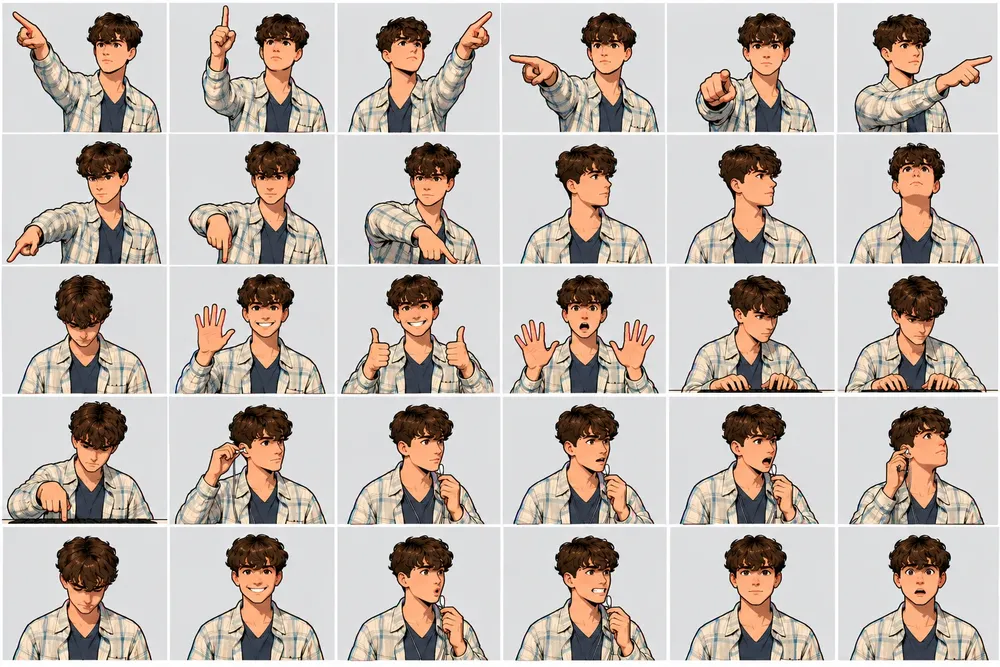
#> input picture scripts/me/sheets/A.webp, 1000 x 667 px, shrunk from 1536 x 1024 before the run
$ python -i style.py   (imports and definitions only)
#> lines starting #> are read from the running program, lines starting #| are printed output that depends on the picture; after the words box and inside, x2 and y2 are one past the last pixel; in counts of white or black regions, pixels touching at a corner belong together
#> further down, picture is the input picture: PIL image 1000x667 RGB; mean R, G, B 194.1, 183.9, 176.7
"""The comic look for the cut-out frames of me (intro start screen).

stylize(rgba) takes a frame with its background already removed and gives it
the Spider-Verse treatment: a thick white sticker outline with a thin ink
edge, halftone dots in the shadows, a slightly misregistered colour print
behind the outline, punchier colour and a little grain. Same settings for
every frame, so the cuts between poses read as one character.
"""
import numpy as np
from PIL import Image, ImageFilter, ImageEnhance

INK = (20, 18, 30)
CYAN = (0, 190, 230)
MAGENTA = (240, 40, 140)


def _grow(alpha, px):
    """alpha grown outward by px (a max filter, done in steps for speed)."""
    a = alpha
    while px > 0:
        k = min(px, 7)
        a = a.filter(ImageFilter.MaxFilter(k * 2 + 1 if k * 2 + 1 <= 15 else 15))
        px -= k
    return a


def stylize(img, outline=14, ink=3, dot=6, offset=4, seed=7, crop=True):
#> called with outline = 14, ink = 3, dot = 6, offset = 4, seed = 7, crop = True
    img = img.convert('RGBA')
    w, h = img.size
#> w = 1000; h = 667
    pad = outline + ink + offset + 4
    canvas = Image.new('RGBA', (w + pad * 2, h + pad * 2), (0, 0, 0, 0))
#> canvas: PIL image 1050x717 RGBA; every value is 0
    canvas.paste(img, (pad, pad), img)
    rgb = canvas.convert('RGB')
    alpha = canvas.getchannel('A').point(lambda v: 255 if v > 110 else 0).filter(ImageFilter.GaussianBlur(0.8))
    alpha = alpha.point(lambda v: 255 if v > 127 else 0)
#> alpha: PIL image 1050x717 L; 88.6% white; 1 black region, box (x1, y1, x2, y2) and area: (0, 0, 1050, 717) 85850

    # punchier, slightly flattened colour
    rgb = ImageEnhance.Color(rgb).enhance(1.25)
    rgb = ImageEnhance.Contrast(rgb).enhance(1.12)
    arr = np.asarray(rgb).astype(np.float32)
    arr = np.round(arr / 18) * 18                                     # a light posterise

    # halftone in the shadows: a 45 degree dot screen, dots grow as it darkens
    lum = (0.299 * arr[..., 0] + 0.587 * arr[..., 1] + 0.114 * arr[..., 2]) / 255
    yy, xx = np.mgrid[0:arr.shape[0], 0:arr.shape[1]].astype(np.float32)
    u = (xx + yy) / (dot * 1.414)
    v = (xx - yy) / (dot * 1.414)
    du = (u - np.round(u)) * dot
    dv = (v - np.round(v)) * dot
    dist = np.sqrt(du * du + dv * dv)
    shade = np.clip((0.52 - lum) / 0.52, 0, 1)
    radius = np.sqrt(shade) * dot * 0.62
    dots = (dist < radius).astype(np.float32) * 0.42
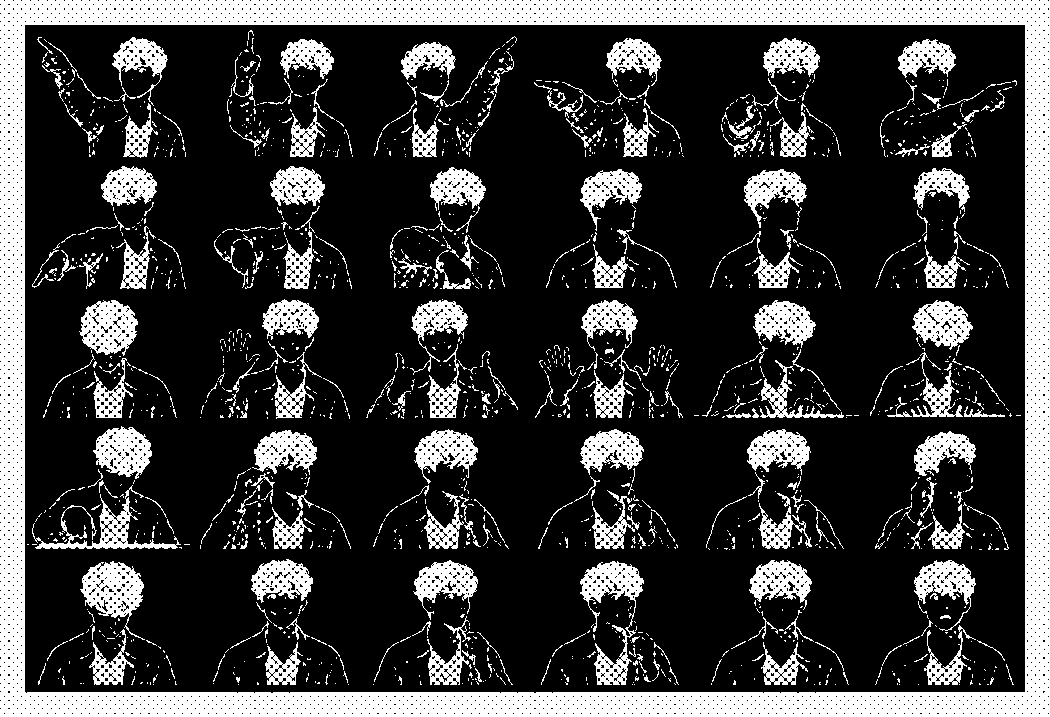
#> dots: shape (717, 1050) float32; values 0 (black) and 0.42 (white), 22.8% white; 1804 white regions (1501 under 20 px), largest, box (x1, y1, x2, y2) and area: (0, 0, 1050, 717) 83087, (580, 561, 644, 685) 2641, (80, 561, 145, 640) 2340
    for c in range(3):
        arr[..., c] = arr[..., c] * (1 - dots) + INK[c] * dots

    # grain
    rng = np.random.default_rng(seed)
    arr += rng.normal(0, 6, arr.shape[:2])[..., None]
    figure = Image.fromarray(np.clip(arr, 0, 255).astype(np.uint8)).convert('RGBA')
    figure.putalpha(alpha)

    # the sticker: white outline, ink edge, and a misregistered print behind
    white = _grow(alpha, outline)
#> after the loop in _grow, `while px > 0:`: px = 0
    edge = _grow(white, ink)
#> the loop in _grow (call 2), `while px > 0:` made 1 pass
#> pass 1, in _grow (call 2), `a = a.filter(ImageFilter.MaxFilter(k * 2 + 1 if k * 2 + 1 <= 15 else 1..`:
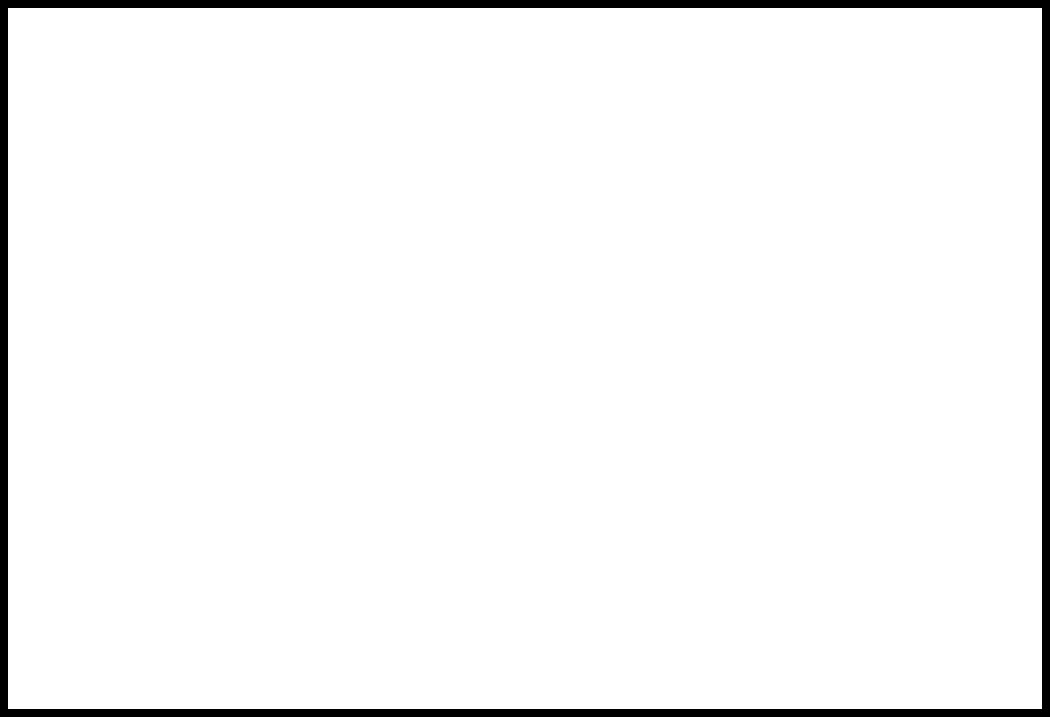
#> a: PIL image 1050x717 L; 96.3% white; 1 black region, box (x1, y1, x2, y2) and area: (0, 0, 1050, 717) 28016
    out = Image.new('RGBA', canvas.size, (0, 0, 0, 0))
    for colour, dx, dy in ((CYAN, -offset, 0), (MAGENTA, offset, offset // 2)):
        ghost = Image.new('RGBA', canvas.size, colour + (0,))
        ghost.putalpha(edge.point(lambda v: v * 0.55))
        out.alpha_composite(ghost, (dx if dx > 0 else 0, dy), (-dx if dx < 0 else 0, 0))
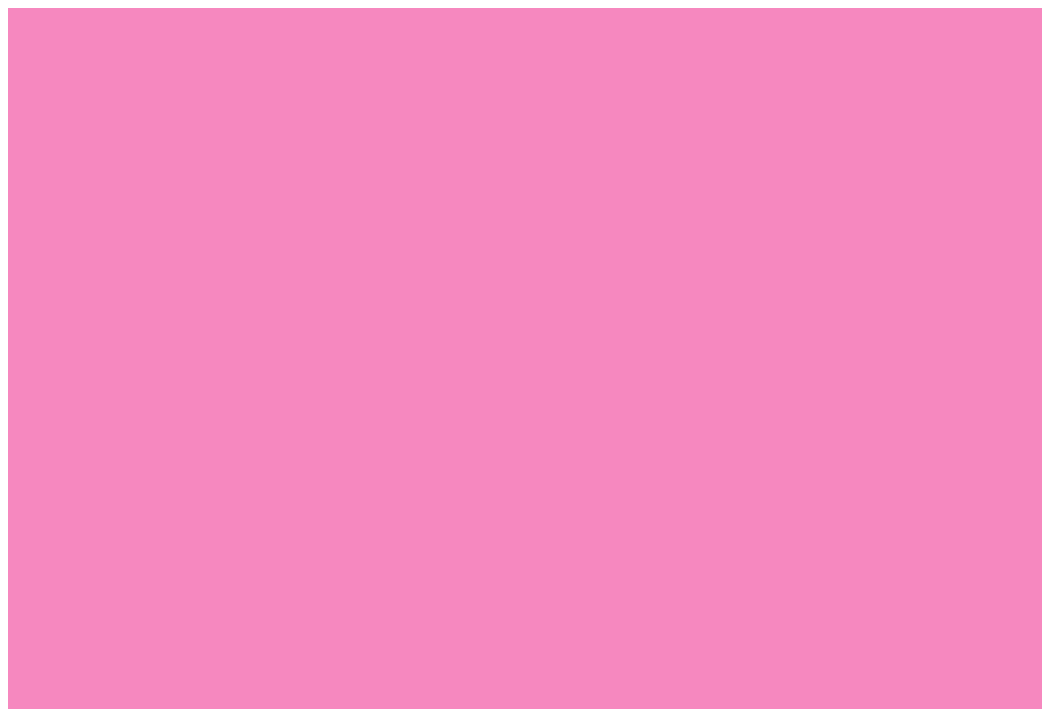
#> ghost: PIL image 1050x717 RGBA; mean R, G, B, A 240, 40, 140, 134.8; transparent parts drawn white
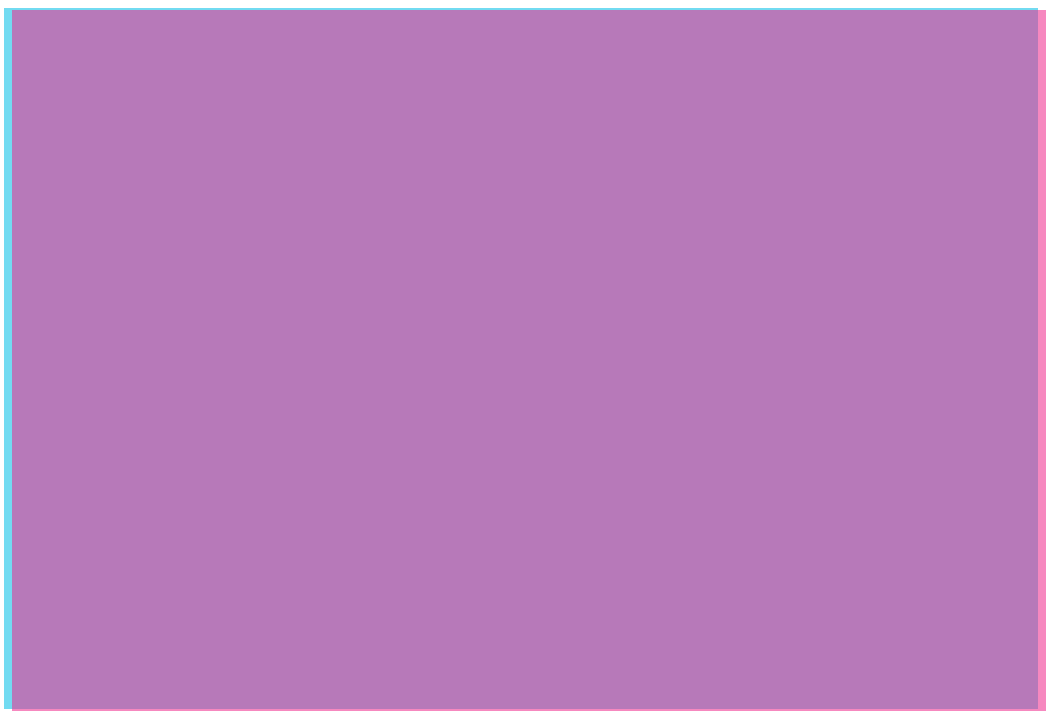
#> out: PIL image 1050x717 RGBA; mean R, G, B, A 159.6, 85.2, 163.8, 196.2; transparent parts drawn white
    ink_layer = Image.new('RGBA', canvas.size, INK + (255,))
    ink_layer.putalpha(edge)
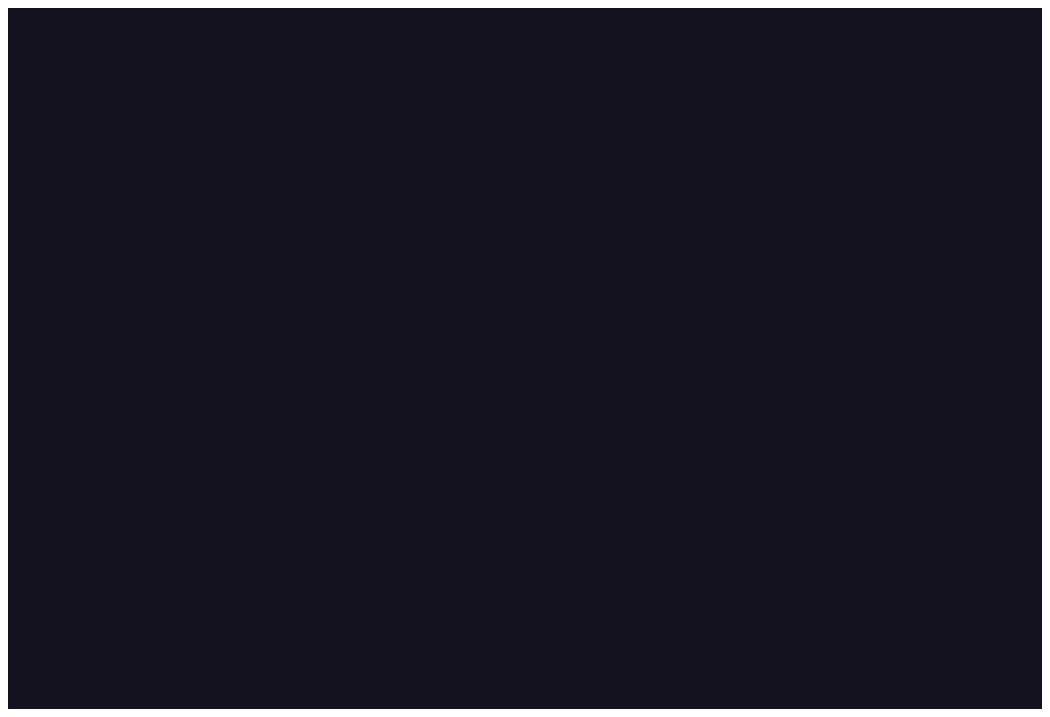
#> ink_layer: PIL image 1050x717 RGBA; mean R, G, B, A 20, 18, 30, 245.5; transparent parts drawn white
    out.alpha_composite(ink_layer)
    paper = Image.new('RGBA', canvas.size, (255, 255, 255, 255))
#> paper: PIL image 1050x717 RGBA; every value is 255
    paper.putalpha(white)
    out.alpha_composite(paper)
    out.alpha_composite(figure)
    return out.crop(out.getbbox()) if crop else out
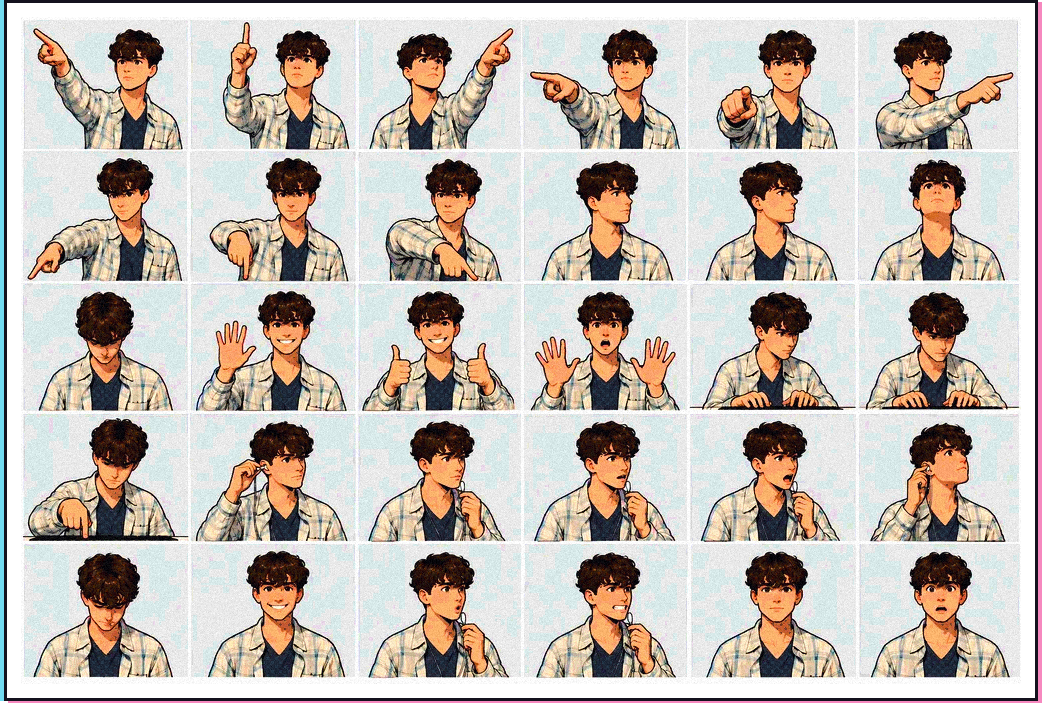
#> returned value: PIL image 1042x703 RGBA; mean R, G, B, A 196.1, 187.4, 180.2, 253.8; transparent parts drawn white

>>> from PIL import Image
>>> picture = Image.open('sheets/A.webp')
>>> result = stylize(picture)

$ run again, on scripts/me/sheets/D.png
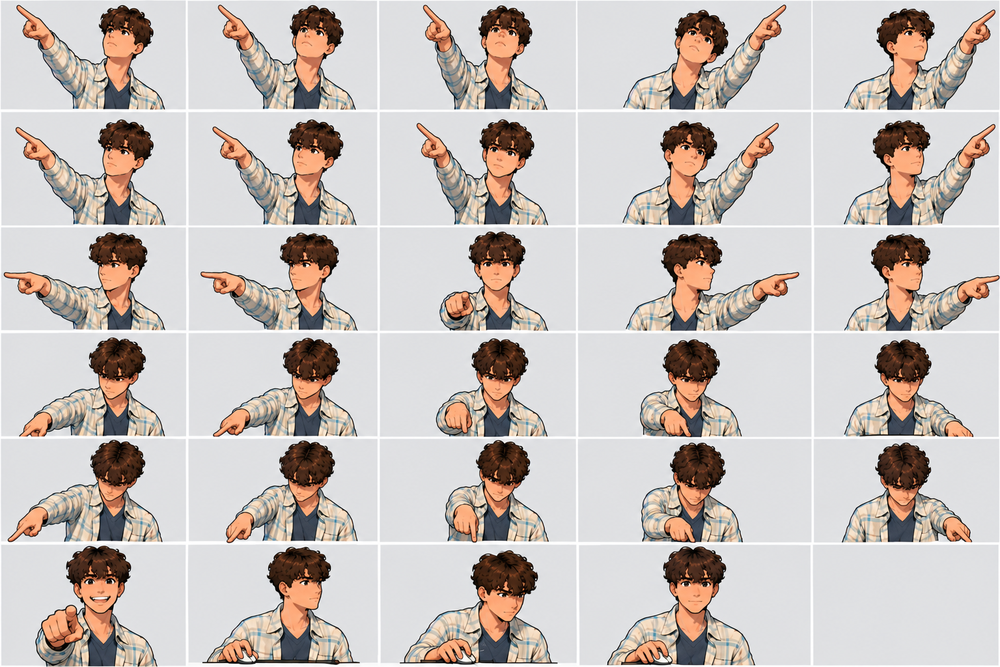
#> input picture scripts/me/sheets/D.png, 1000 x 667 px, shrunk from 1536 x 1024 before the run
#> picture is the input picture: PIL image 1000x667 RGB; mean R, G, B 200.1, 191.9, 187.8
#> in stylize, `dots = (dist < radius).astype(np.float32) * 0.42`:
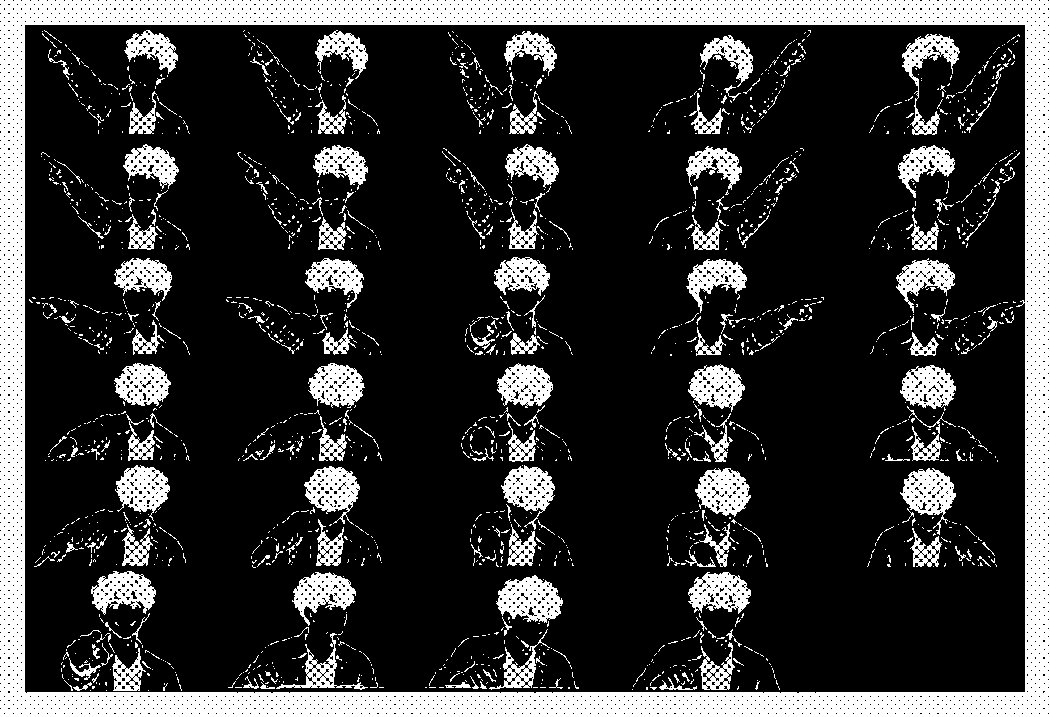
#> dots: shape (717, 1050) float32; values 0 (black) and 0.42 (white), 20.4% white; 1953 white regions (1742 under 20 px), largest, box (x1, y1, x2, y2) and area: (0, 0, 1050, 717) 83104, (496, 575, 563, 623) 1962, (900, 468, 956, 535) 1736
#> after the loop in _grow, `while px > 0:`: px = 0
#> in stylize, `return out.crop(out.getbbox()) if crop else out`:
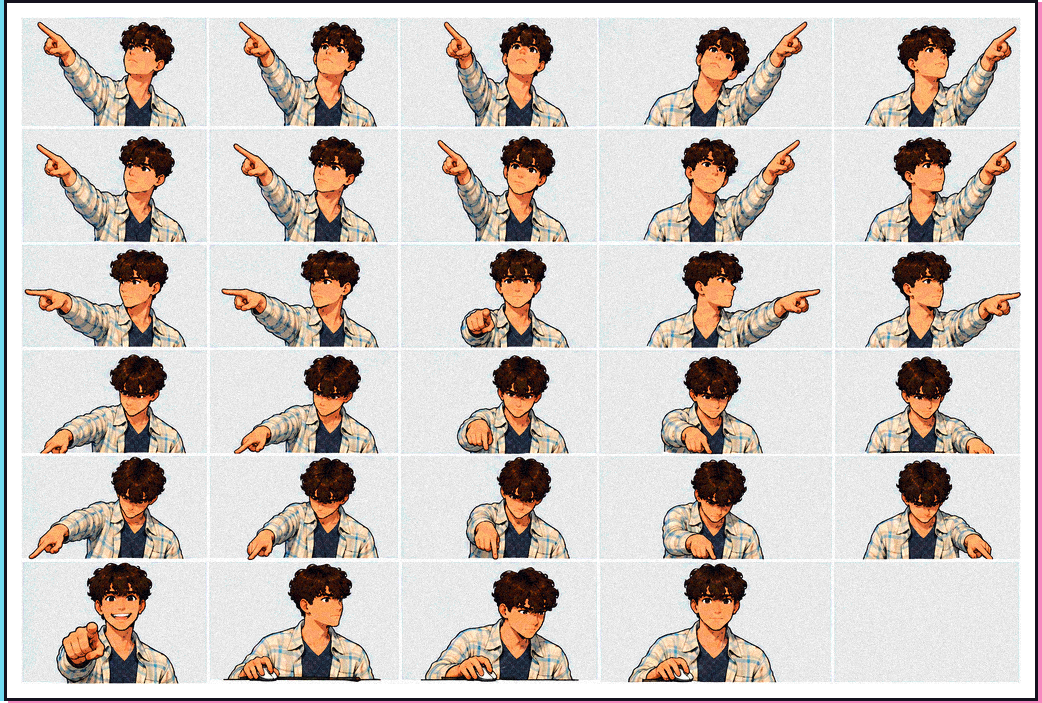
#> returned value: PIL image 1042x703 RGBA; mean R, G, B, A 204.1, 195.1, 190, 253.8; transparent parts drawn white
